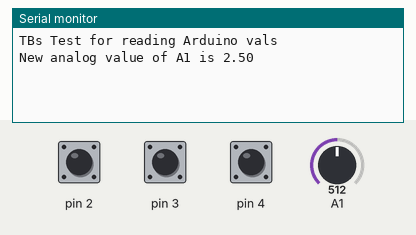
Recording of a sketch running on a simulated Arduino Uno, built with avr-gcc and run on an emulated ATmega328P. Parts: the last lines printed to the serial monitor. The test bench sets the inputs (shaded band); at power-on: pin 2 HIGH, A1 = 512, pin 3 HIGH, pin 4 HIGH.

Above: at 1.2 s.
1.3 s: pin 2 pulled LOW for 0.15 s
At 2.0 s:
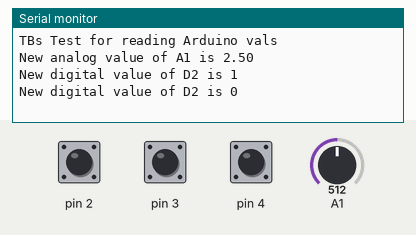
2.9 s: A1 set to 716
At 3.7 s:
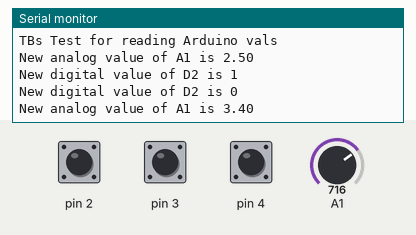
4.4 s: pin 3 pulled LOW for 0.15 s
At 5.5 s:
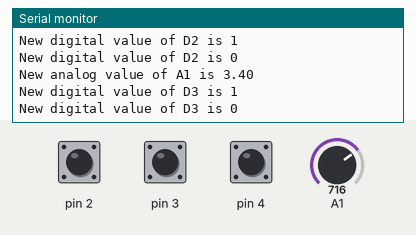
6.0 s: pin 4 pulled LOW for 0.15 s
At 6.7 s:
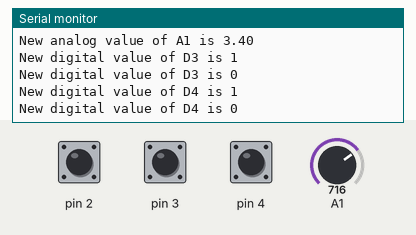
7.6 s: A1 set to 900
At 8.4 s:
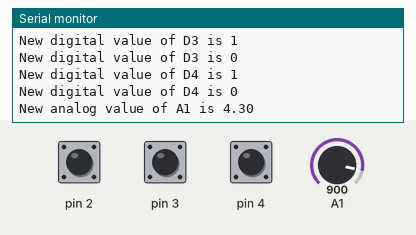
Timing chart, 0 to 10.1 s (numbered marks = the images above; inputs shaded):
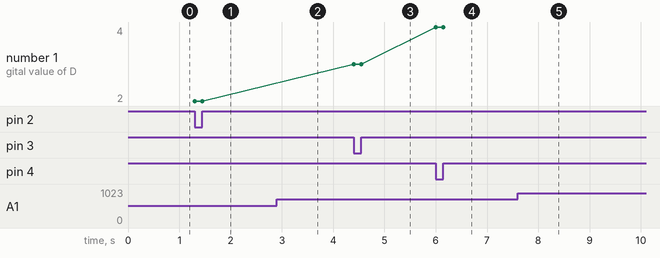

The sketch:

ReadDAndA.ino
```cpp
int   g_last_val_digital[10];
float g_last_val_analog[10];

void TB_SetAsInput(int pin) {
  pinMode(pin,INPUT);
  digitalWrite(pin,HIGH);
}

void TB_ReadPin(int pin, int *p_newval, int *p_is_newval) {
  // read value
  *p_newval=1-digitalRead(pin); // need to inverse because of no use of external pull-up

  // set "this is not a new value" as default
  *p_is_newval=0;

  // check for changed value, if so return in p_is_newval
  if (*p_newval!=g_last_val_digital[pin]) {
    g_last_val_digital[pin]=*p_newval;
    *p_is_newval=1;
  }
} // TB_ReadPin

void TB_ReadAndDisplayIfChangedDigital(int pin) {
  int val,isnew;

  TB_ReadPin(pin,&val,&isnew);

  if (isnew)
  {
    Serial.print("New digital value of D");
    Serial.print(pin);
    Serial.print(" is ");
    Serial.println(val);
  }
}  // TB_ReadAndDisplayIfChangedDigital

float TB_ReadAnalogVoltage(int pin) {
  if (pin!=1) return -99.99;
  int sensorValue = analogRead(A1);
  // scale from 0..1023 digital to 0..5.0 float
  float voltage= sensorValue * (5.0 / 1023.0);

  // round to three points after comma
  int vround,round_factor_int;
  float round_factor_float;
  round_factor_int=10;
  round_factor_float=round_factor_int;
  vround=voltage * round_factor_int;         // 1.23456 --> 1234
  voltage=vround;                            //         --> 1234
  voltage=voltage / round_factor_float;      // 1234    --> 1.234

  //
  return voltage;
}

void TB_ReadAndDisplayIfChangedAnalog(int pin) {
  float val;

  val=TB_ReadAnalogVoltage(pin);

  if (val!=g_last_val_analog[pin])
  {
    g_last_val_analog[pin]=val;
    Serial.print("New analog value of A");
    Serial.print(pin);
    Serial.print(" is ");
    Serial.println(val);
  }
} // TB_ReadAndDisplayIfChangedAnalog


void setup()
{
  Serial.begin(9600);
  Serial.println("TBs Test for reading Arduino vals");
  Serial.println();

  // we'll read digital 2,3,4 - set as input
  TB_SetAsInput(1);
  TB_SetAsInput(2);
  TB_SetAsInput(3);
  TB_SetAsInput(4);
} // setup

void loop() {
    TB_ReadAndDisplayIfChangedAnalog(1);
    TB_ReadAndDisplayIfChangedDigital(2);
    TB_ReadAndDisplayIfChangedDigital(3);
    TB_ReadAndDisplayIfChangedDigital(4);
} // loop
```

Measured:
- after the input at 1.3 s, the serial monitor: prints a new line at once (image 1)
- after the input at 2.9 s, the serial monitor: prints a new line at once (image 2)
- after the input at 4.4 s, the serial monitor: prints a new line at once (image 3)
- after the input at 6.0 s, the serial monitor: prints a new line at once (image 4)
- after the input at 7.6 s, the serial monitor: prints a new line at once (image 5)
- plotted number 1: 2 → 3 after the input at 4.4 s, 3 → 4 after the input at 6.0 s
